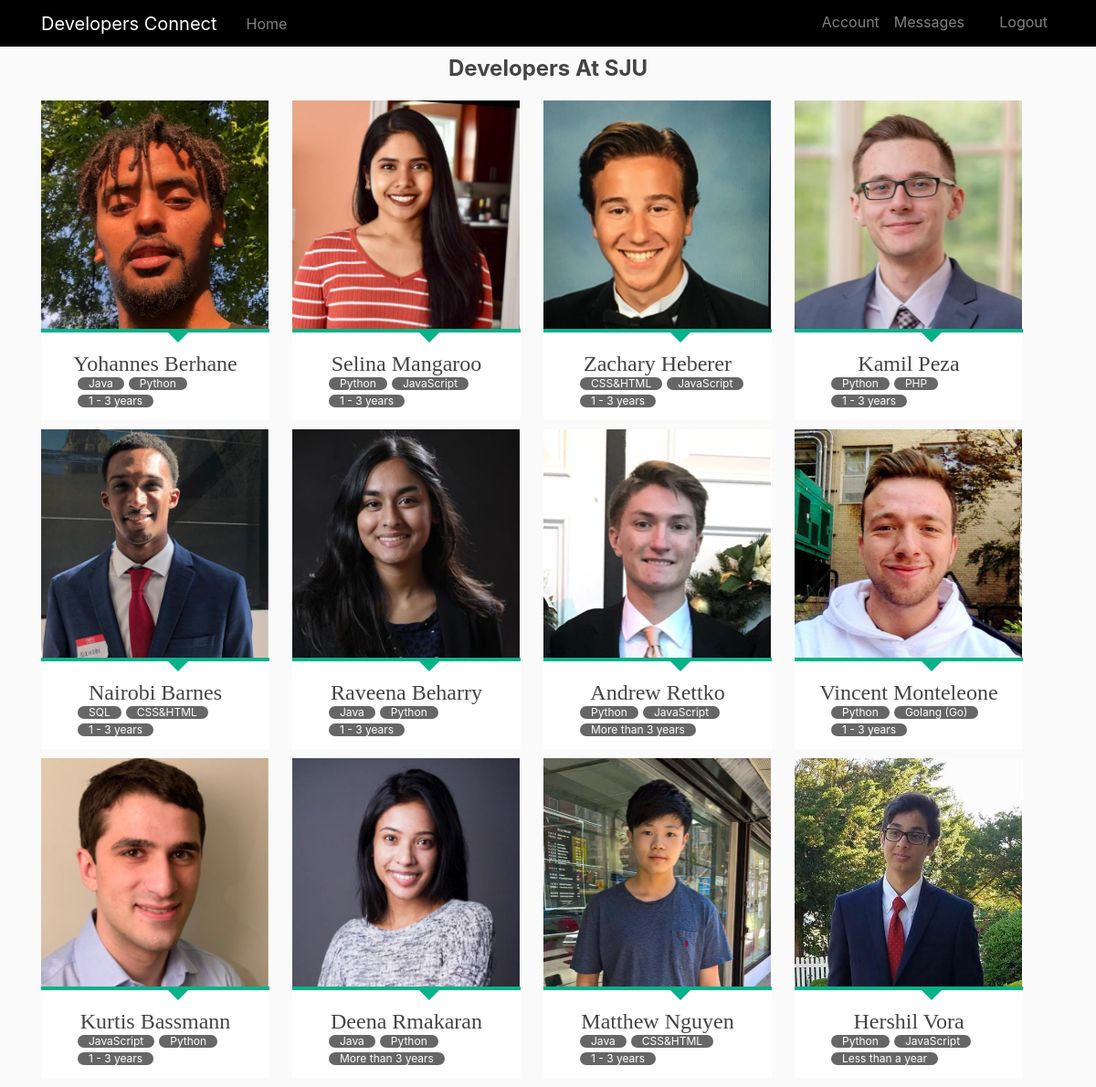
Screenshot of /home (signed in) with the database file from the repository.
### dating/models.py (models this page shows, shortened)
class User(db.Model, UserMixin):  #This class defines several fields as class variables.
    __tablename__ = 'users'
    id = db.Column(db.Integer, autoincrement=True, primary_key=True)
    firstname = db.Column(db.String(100), nullable=False)
    lastname = db.Column(db.String(100), nullable=False)
    email = db.Column(db.String(100), nullable=False, unique=True)
    username = db.Column(db.String(100), nullable=False)
    password = db.Column(db.String(100), nullable=False)
    date_of_birth = db.Column(db.String(100), nullable=False)
    image_file = db.Column(db.String(20), nullable=True, default='default.jpg')
    messages_sent = db.relationship('Message',
                                    foreign_keys='Message.sender_id',
                                    backref='sender', lazy='dynamic')
    messages_received = db.relationship('Message',
                                        foreign_keys='Message.recipient_id',
                                        backref='recipient', lazy='dynamic')
    last_message_read_time = db.Column(db.DateTime)
    notifications = db.relationship('Notification', backref='user',
                                    lazy='dynamic')
    def new_messages(self):
        last_read_time = self.last_message_read_time or datetime(1900, 1, 1)
        return Message.query.filter_by(recipient=self).filter(
            Message.timestamp > last_read_time).count()

class FavProgrammingLang(db.Model):
    __tablename__ = 'fav_programming_lang'
    fav_lang_id = db.Column(db.Integer, autoincrement=True, primary_key=True)
    fav_lang_name = db.Column(db.String(40), nullable=False)
    interest = db.relationship('Interest',
                            backref=db.backref('fav_programming_lang'))

class SecondFavProgrammingLang(db.Model):
    __tablename__ = 'second_fav_lang'
    fav_lang_id= db.Column(db.Integer, autoincrement=True,
                                            primary_key=True)
    fav_lang_name = db.Column(db.String(40), nullable=False)
    interest = db.relationship('Interest',
                            backref=db.backref('second_fav_lang'))

class ExperienceLevel(db.Model):
    __tablename__ = 'experience'
    experience_id = db.Column(db.Integer, autoincrement=True, primary_key=True)
    experience_name = db.Column(db.String(40), nullable=False)
    interest = db.relationship('Interest',
                            backref=db.backref('experience'))

### dating/routes.py (the view)
@app.route("/home")
@login_required
def home():
    session['user_id'] = current_user.id
    interests = Interest.query.all()
    users_stack = User.query.filter(User.id != current_user.id)
    all_interests = [all_fav_programming_lang()[1], all_fav_database_systems()[1], all_field_interests()[1] ,all_experience_level()[1], all_second_fav_lang()[1]]
    print(all_interests)
    exists = db.session.query(db.exists().where(Interest.interest_id == current_user.id)).scalar()
    if not exists:
        return redirect(url_for('add_interests'))
    return render_template('home.html', users_stack=users_stack, all_interests=all_interests, interests=interests)

### dating/models.py (called while the page is built)
@login.user_loader
def load_user(id):
    return User.query.get(int(id))

### dating/queries.py (called while the page is built)
def all_fav_programming_lang():
    programming_langs = FavProgrammingLang.query.all()
    fav_programming_lang = []
    for lang in programming_langs:
        fav_programming_lang.append((lang.fav_lang_id, lang.fav_lang_name))
    return ["Your Favorite Programming Language", fav_programming_lang]

def all_second_fav_lang():
    programming_langs = SecondFavProgrammingLang.query.all()
    second_fav_programming_lang = []
    for lang in programming_langs:
        second_fav_programming_lang.append((lang.fav_lang_id, lang.fav_lang_name))
    return ["Second Favourite Programming Language", second_fav_programming_lang]

def all_fav_database_systems():
    database_systems = FavDatabaseSystem.query.all()
    fav_database_systems = []
    for database in database_systems:
        fav_database_systems.append((database.fav_database_system_id, database.fav_database_system_name))
    return ["Favorite Database Management System", fav_database_systems]

def all_field_interests():
    field_interests = FieldInterest.query.all()
    fields = []
    for interest in field_interests:
        fields.append((interest.field_interest_id, interest.field_interest_name))
    return ["Your Field Of Interest", fields]

def all_experience_level():
    exp_levels = ExperienceLevel.query.all()
    experiences = []
    for level in exp_levels:
        experiences.append((level.experience_id,
                               level.experience_name))
    return ["What is Your Experience Level", experiences]

### dating/templates/home.html (shortened to what this page needs)
{% extends "layout.html"%}
{% block content %}
<div class="container">
  <div class="section" id="section1" style="text-align:center">
    <h2>Developers At SJU</h2>
  </div>
</div>
  <div class="container">
    <div class="grid">
    {% for user in users_stack %}
    <div style="margin-bottom: 10px" id="flip-container">
      <div class="flipper">
        <div class="front">
          <img class="profile-picture" src="static/profilepics/{{user.image_file}}" width="250px" height="250px">
          <div class="profile-devider"></div>
          <h3 class="profile-name">{{user.firstname}} {{user.lastname}}</h3>
            {% for interest in interests %}
              {% if user.id == interest.user_id %}
                <ul class="tags">
                  {% for proglang in all_interests[0] %}
                    {% if proglang[0] == interest.fav_programming_lang_id %}
                    <div class="programming-lang" data-lang={{proglang[1]}}>
                      <li><a href="#">{{proglang[1]}}</a></li>
                    </div>
                    {% endif %}
                  {% endfor %}
                  {% for proglang in all_interests[4] %}
                    {% if proglang[0] == interest.second_fav_lang_id %}
                    <li><a href="#">{{proglang[1]}}</a></li>
                    {% endif %}
                  {% endfor %}
                  {% for proglang in all_interests[3] %}
                    {% if proglang[0] == interest.experience_id %}
                    <div class="field-interest" data-interest={{proglang[1]}}>
                      <li><a href="#">{{proglang[1]}}</a></li>
                    </div>
                    {% endif %}
                  {% endfor %}
                </ul>
              {% endif %}
            {% endfor %}
        </div>
        <div class="back">
          <div class="flip-padding">
            <div>
              {% for interest in interests %}
                {% if user.id == interest.user_id %}
                    {% for proglang in all_interests[0] %}
                      {% if proglang[0] == interest.fav_programming_lang_id %}
                      <h5>Primary Language</h3>
                      <p>{{proglang[1]}}</p>
                      {% endif %}
                    {% endfor %}
                    {% for proglang in all_interests[4] %}
                      {% if proglang[0] == interest.second_fav_lang_id %}
                      <h5>Secondary Language</h3>
                      <p>{{proglang[1]}}</li>
                      {% endif %}
                    {% endfor %}
                    {% for proglang in all_interests[3] %}
                      {% if proglang[0] == interest.experience_id %}
                      <h5>Years of Experience</h3>
                      <p>{{proglang[1]}}</li>
                      {% endif %}
                    {% endfor %}
                    {% for proglang in all_interests[1] %}
                      {% if proglang[0] == interest.fav_database_system_id %}
                      <h5>Database System</h3>
                      <p>{{proglang[1]}}</li>
                      {% endif %}
                    {% endfor %}
                    <a href="{{ url_for('profile', user=user.username) }}"><button style="margin-top: 20px; font-size: 22px;"class="follow-button" >Visit Profile</button></a>
                {% endif %}
              {% endfor %}
            </div>
          </div>
        </div>
      </div>
    </div>
    {% endfor %}
</div>
</div>
  {% endblock %}

### dating/templates/layout.html (shortened to what this page needs)
<!DOCTYPE html>
<html lang="en" dir="ltr">
  <head>
    <link rel="stylesheet" href="https://maxcdn.bootstrapcdn.com/bootstrap/4.0.0/css/bootstrap.min.css">
    <link rel="stylesheet" type="text/css" href="{{url_for('static', filename='main.css')}}">
    <link rel="stylesheet" type="text/css" href="{{url_for('static', filename='reset.css')}}">
  </head>
  <body>
      <header id="page-header">
        <nav class="navbar navbar-expand-md navbar-dark bg-steel">
          <div class="container">
            <a class="navbar-brand mr-4" href="/">Developers Connect</a>
            <div class="collapse navbar-collapse" id="navbarToggle">
              <div class="navbar-nav mr-auto">
                <a class="nav-item nav-link" href="/">Home</a>
              </div>
              <div class="navbar-nav">
                {% if current_user.is_authenticated %}
                  <a class="nav-item nav-link" href="{{ url_for('account') }}">Account</a>
                  <a class="nav-item nav-link" href="{{ url_for('messages') }}">Messages
                    {% set new_messages = current_user.new_messages() %}
                  </a>
                  <a class="nav-item nav-link" href="{{ url_for('logout') }}">Logout</a>
                  {% else %}
                  <a class="nav-item nav-link" href="/login">Login</a>
                  <a class="nav-item nav-link" href="/register">Register</a>
                {% endif %}
              </div>
            </div>
          </div>
        </nav>
      </header>
      {% block content %}
      {% endblock %}
      <link href="https://cdnjs.cloudflare.com/ajax/libs/slim-select/1.26.0/slimselect.min.css" rel="stylesheet"></link>
  </body>
</html>

### dating/static/main.css (style rules this page uses)
body { background: #fafafa; color: #333333; margin-top: 4rem; background-position: center; background-repeat: no-repeat; background-size: cover; }
h1, h2, h3, h4, h5, h6 { color: #444444; }
img { display: block; margin: auto; width: 75%; height: 75% }
.navbar-brand { padding: 0px; }
.bg-steel { background-color:black }
.section { margin-top: 10px; margin-bottom: 20px }
h2 { font-size: 1.5em; font-weight: bold; }
h3 { font-family: 'Merriweather', serif; font-size: 1.25em; font-weight: bold; }
p { margin: 0 0 1.5em 0; }
button { margin: 5px; cursor: pointer; border: none; outline: none; border-radius: 5px; padding: 14px 25px; box-shadow: 0px 2px 5px rgba(0, 0, 0, 0.15); transition: 0.25s; font-family: Cambria, Cochin, Georgia, Times, "Times New Roman", serif; font-size: 24px; }
.follow-button { background-color: tomato; color: white; }
.tags { overflow: hidden; margin-bottom: 10px; }
.tags li { float: left; }
.tags li a { display: block; background: #666; padding: 1px 12px; border-radius: 100px; font-size: .75em; margin: 0 5px 5px 0; color: white; text-decoration: none; }
#flip-container { margin: 0 auto; -webkit-perspective: 1000; -moz-perspective: 1000; float: left; margin-right: 25px; }
.flipper { -webkit-transition: 0.6s; -webkit-transform-style: preserve-3d; -moz-transition: 0.6s; -moz-transform-style: preserve-3d; position: relative; }
.front, .back { -webkit-backface-visibility: hidden; -moz-backface-visibility: hidden; position: absolute; top: 0; left: 0; }
.front { z-index: 1; background: #fff; }
#flip-container, .front, .back { width: 250px; height: 350px; }
.back { -webkit-transform: rotateY(-180deg); -moz-transform: rotateY(-180deg); background: black; }
.back h5 { margin-top: 15px; text-align: center; color: whitesmoke; }
.back p { text-align: center; color: whitesmoke; }
.flip-padding { padding: 20px; }
.profile-picture { width: 249px; height: 250px; }
.profile-name, .profile-title { text-align: center; }
.profile-name { font-size: 24px; margin-top: 20px; font-weight: 400; margin-bottom: 0px; }
.profile-devider { width: 100%; height: 4px !important; background: #07B288; position: relative; margin: 0 auto; }
.profile-devider:after { content:''; position: absolute; border-style: solid; border-width: 15px 15px 0; border-color: #07B288 transparent; display: block; width: 0; z-index: 1; left: 135px; }

### rows the page displays
User: image_file (picture), firstname "Yohannes", lastname "Berhane"
FavProgrammingLang: fav_lang_name "Java"
SecondFavProgrammingLang: fav_lang_name "Python"
ExperienceLevel: experience_name "1 - 3 years"
User: image_file (picture), firstname "Selina", lastname "Mangaroo"
FavProgrammingLang: fav_lang_name "Python"
SecondFavProgrammingLang: fav_lang_name "JavaScript"
User: image_file (picture), firstname "Zachary", lastname "Heberer"
FavProgrammingLang: fav_lang_name "CSS&HTML"
User: image_file (picture), firstname "Kamil", lastname "Peza"
SecondFavProgrammingLang: fav_lang_name "PHP"
User: image_file (picture), firstname "Nairobi", lastname "Barnes"
FavProgrammingLang: fav_lang_name "SQL"
SecondFavProgrammingLang: fav_lang_name "CSS&HTML"
User: image_file (picture), firstname "Raveena", lastname "Beharry"
User: image_file (picture), firstname "Andrew", lastname "Rettko"
ExperienceLevel: experience_name "More than 3 years"
User: image_file (picture), firstname "Vincent", lastname "Monteleone"
SecondFavProgrammingLang: fav_lang_name "Golang (Go)"
User: image_file (picture), firstname "Kurtis", lastname "Bassmann"
FavProgrammingLang: fav_lang_name "JavaScript"
User: image_file (picture), firstname "Deena", lastname "Rmakaran"
User: image_file (picture), firstname "Matthew", lastname "Nguyen"
User: image_file (picture), firstname "Hershil", lastname "Vora"
ExperienceLevel: experience_name "Less than a year"
